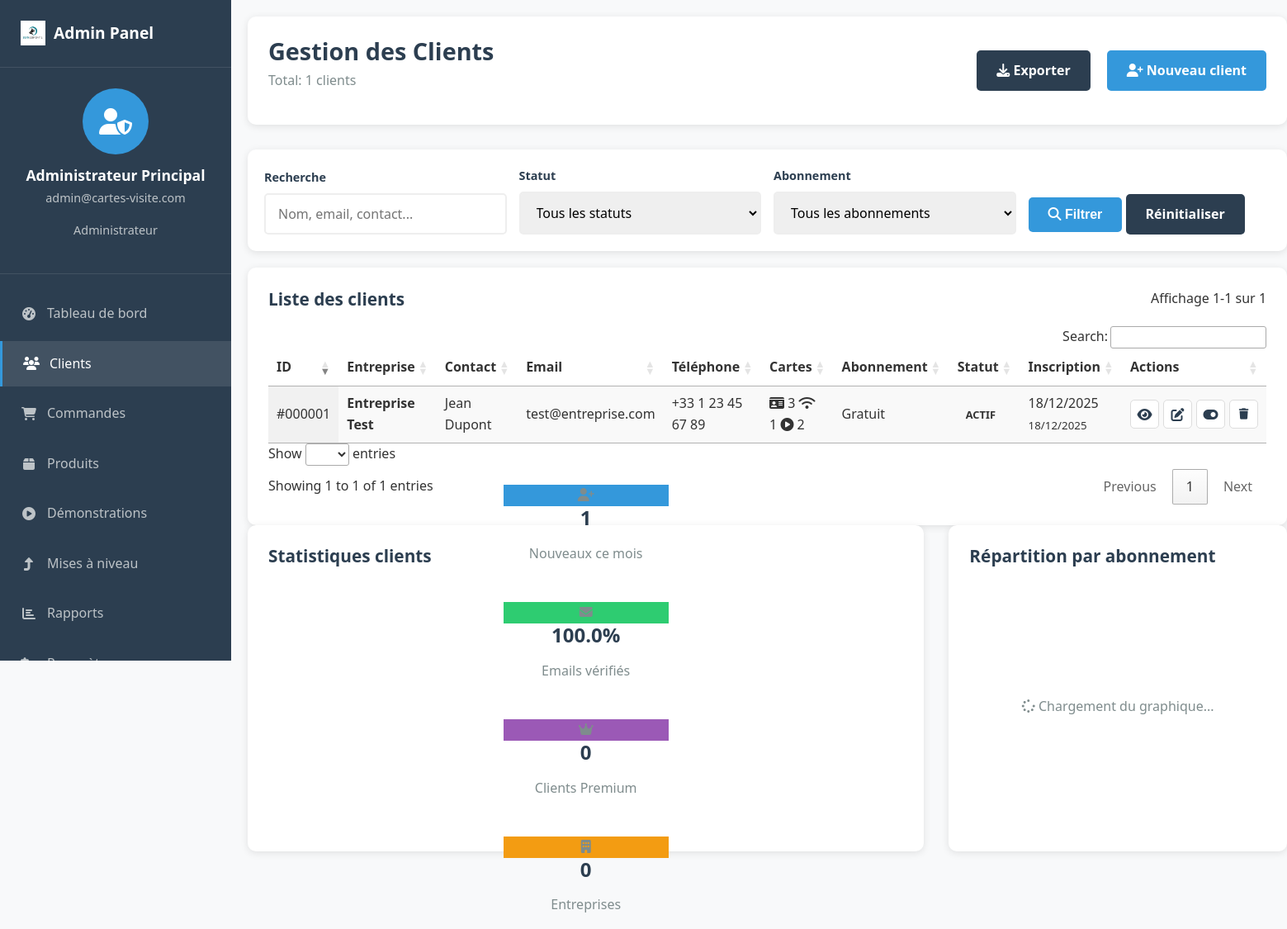
Page /admin/clients.php (signed in) on the committed database.
### tables this page shows
CREATE TABLE clients (
    id INT PRIMARY KEY AUTO_INCREMENT,
    company_name VARCHAR(100) NOT NULL,
    contact_person VARCHAR(100) NOT NULL,
    email VARCHAR(100) UNIQUE NOT NULL,
    password VARCHAR(255) NOT NULL,
    phone VARCHAR(20),
    address TEXT,
    city VARCHAR(50),
    postal_code VARCHAR(10),
    country VARCHAR(50) DEFAULT 'France',
    vat_number VARCHAR(50),
    subscription_type ENUM('free', 'basic', 'premium', 'enterprise') DEFAULT 'free',
    is_active BOOLEAN DEFAULT TRUE,
    email_verified BOOLEAN DEFAULT FALSE,
    verification_token VARCHAR(100),
    reset_token VARCHAR(100),
    reset_token_expiry DATETIME,
    last_login DATETIME,
    preferences JSON,
    created_at TIMESTAMP DEFAULT CURRENT_TIMESTAMP,
    updated_at TIMESTAMP DEFAULT CURRENT_TIMESTAMP ON UPDATE CURRENT_TIMESTAMP
);

### admin/clients.php (the view, shortened to what this page needs)
<?php
$db = Database::getInstance();
$page = isset($_GET['page']) ? max(1, intval($_GET['page'])) : 1;
$limit = 20;
$offset = ($page - 1) * $limit;
$search = $_GET['search'] ?? '';
$whereClauses = [];
$params = [];
$whereSQL = $whereClauses ? 'WHERE ' . implode(' AND ', $whereClauses) : '';
$countStmt = $db->prepare("SELECT COUNT(*) FROM clients $whereSQL");
$countStmt->execute($params);
$totalClients = $countStmt->fetchColumn();
$query = "
    SELECT c.*,
           (SELECT COUNT(*) FROM client_cards WHERE client_id = c.id) as total_cards,
           (SELECT COUNT(*) FROM client_cards WHERE client_id = c.id AND card_type = 'nfc') as nfc_cards,
           (SELECT COUNT(*) FROM demos WHERE client_id = c.id) as demo_requests,
           (SELECT MAX(created_at) FROM client_cards WHERE client_id = c.id) as last_order_date
    FROM clients c
    $whereSQL
    ORDER BY c.created_at DESC
    LIMIT ? OFFSET ?
";
$params[] = $limit;
$params[] = $offset;
$stmt = $db->prepare($query);
$stmt->execute($params);
$clients = $stmt->fetchAll();
?>
<!DOCTYPE html>
<html lang="fr">
<head>
    <link rel="stylesheet" href="../assets/css/style.css">
    <link rel="stylesheet" href="../assets/css/admin.css">
    <link rel="stylesheet" href="https://cdnjs.cloudflare.com/ajax/libs/font-awesome/6.4.0/css/all.min.css">
    <link rel="stylesheet" href="https://cdn.datatables.net/1.13.6/css/jquery.dataTables.min.css">
    <link rel="stylesheet" href="https://cdn.datatables.net/buttons/2.4.1/css/buttons.dataTables.min.css">
</head>
<body class="admin-dashboard">
    <div class="admin-sidebar">
        <div class="admin-sidebar-header">
            <a href="dashboard.php" class="logo">
                <img src="../assets/images/logo.png" alt="CartesVisitePro">
                <span>Admin Panel</span>
            </a>
        </div>
        <div class="admin-info">
            <div class="admin-avatar">
                <i class="fas fa-user-shield"></i>
            </div>
            <h3><?php echo htmlspecialchars($_SESSION['admin_name']); ?></h3>
            <p><?php echo htmlspecialchars($_SESSION['admin_email']); ?></p>
            <p class="admin-role">Administrateur</p>
        </div>
        <nav class="admin-sidebar-nav">
            <ul>
                <li><a href="dashboard.php"><i class="fas fa-tachometer-alt"></i> Tableau de bord</a></li>
                <li class="active"><a href="clients.php"><i class="fas fa-users"></i> Clients</a></li>
                <li><a href="orders.php"><i class="fas fa-shopping-cart"></i> Commandes</a></li>
                <li><a href="products.php"><i class="fas fa-box"></i> Produits</a></li>
                <li><a href="demos.php"><i class="fas fa-play-circle"></i> Démonstrations</a></li>
                <li><a href="upgrades.php"><i class="fas fa-level-up-alt"></i> Mises à niveau</a></li>
                <li><a href="reports.php"><i class="fas fa-chart-bar"></i> Rapports</a></li>
                <li><a href="settings.php"><i class="fas fa-cogs"></i> Paramètres</a></li>
            </ul>
        </nav>
    </div>
    <div class="admin-main-content">
        <header class="admin-header">
            <div class="admin-header-left">
                <h1>Gestion des Clients</h1>
                <p>Total: <?php echo $totalClients; ?> clients</p>
            </div>
            <div class="admin-header-right">
                <a href="clients.php?action=export" class="btn btn-secondary">
                    <i class="fas fa-download"></i> Exporter
                </a>
                <a href="client-add.php" class="btn btn-primary">
                    <i class="fas fa-user-plus"></i> Nouveau client
                </a>
            </div>
        </header>
        <div class="search-filter">
            <form method="GET" action="">
                <div class="form-group">
                    <label for="search">Recherche</label>
                    <input type="text" id="search" name="search" placeholder="Nom, email, contact..."
                           value="<?php echo htmlspecialchars($search); ?>">
                </div>
                <div class="form-group">
                    <label for="status">Statut</label>
                    <select id="status" name="status">
                        <option value="">Tous les statuts</option>
                    </select>
                </div>
                <div class="form-group">
                    <label for="subscription">Abonnement</label>
                    <select id="subscription" name="subscription">
                        <option value="">Tous les abonnements</option>
                    </select>
                </div>
                <div class="form-group">
                    <button type="submit" class="btn btn-primary">
                        <i class="fas fa-search"></i> Filtrer
                    </button>
                    <a href="clients.php" class="btn btn-secondary">Réinitialiser</a>
                </div>
            </form>
        </div>
        <div class="recent-table">
            <div class="table-header">
                <h3>Liste des clients</h3>
                <div class="table-actions">
                    <span class="table-info">
                        Affichage <?php echo min(($page-1)*$limit+1, $totalClients); ?>-<?php echo min($page*$limit, $totalClients); ?> sur <?php echo $totalClients; ?>
                    </span>
                </div>
            </div>
            <div class="table-container">
                <table id="clientsTable" class="display">
                    <thead>
                        <tr>
                            <th>ID</th>
                            <th>Entreprise</th>
                            <th>Contact</th>
                            <th>Email</th>
                            <th>Téléphone</th>
                            <th>Cartes</th>
                            <th>Abonnement</th>
                            <th>Statut</th>
                            <th>Inscription</th>
                            <th>Actions</th>
                        </tr>
                    </thead>
                    <tbody>
                        <?php foreach ($clients as $client): ?>
                            <tr>
                                <td>#<?php echo str_pad($client['id'], 6, '0', STR_PAD_LEFT); ?></td>
                                <td>
                                    <strong><?php echo htmlspecialchars($client['company_name']); ?></strong>
                                </td>
                                <td><?php echo htmlspecialchars($client['contact_person']); ?></td>
                                <td>
                                    <?php echo htmlspecialchars($client['email']); ?>
                                </td>
                                <td><?php echo htmlspecialchars($client['phone'] ?? '-'); ?></td>
                                <td>
                                    <div class="client-stats">
                                        <span class="stat-item" title="Total cartes">
                                            <i class="fas fa-id-card"></i> <?php echo $client['total_cards']; ?>
                                        </span>
                                        <span class="stat-item" title="Cartes NFC">
                                            <i class="fas fa-wifi"></i> <?php echo $client['nfc_cards']; ?>
                                        </span>
                                        <span class="stat-item" title="Démos">
                                            <i class="fas fa-play-circle"></i> <?php echo $client['demo_requests']; ?>
                                        </span>
                                    </div>
                                </td>
                                <td>
                                    <span class="badge badge-subscription-<?php echo $client['subscription_type']; ?>">
                                        <?php
                                        $subscription_labels = [
                                            'free' => 'Gratuit',
                                            'basic' => 'Basique',
                                            'premium' => 'Premium',
                                            'enterprise' => 'Entreprise'
                                        ];
                                        echo $subscription_labels[$client['subscription_type']] ?? $client['subscription_type'];
                                        ?>
                                    </span>
                                </td>
                                <td>
                                    <span class="status-badge <?php echo $client['is_active'] ? 'active' : 'inactive'; ?>">
                                        <?php echo $client['is_active'] ? 'Actif' : 'Inactif'; ?>
                                    </span>
                                </td>
                                <td>
                                    <?php echo date('d/m/Y', strtotime($client['created_at'])); ?>
                                    <?php if ($client['last_order_date']): ?>
                                        <br>
                                        <small title="Dernière commande">
                                            <?php echo date('d/m/Y', strtotime($client['last_order_date'])); ?>
                                        </small>
                                    <?php endif; ?>
                                </td>
                                <td>
                                    <div class="action-btn-group">
                                        <a href="client-view.php?id=<?php echo $client['id']; ?>" class="action-btn view" title="Voir">
                                            <i class="fas fa-eye"></i>
                                        </a>
                                        <a href="client-edit.php?id=<?php echo $client['id']; ?>" class="action-btn edit" title="Modifier">
                                            <i class="fas fa-edit"></i>
                                        </a>
                                        <a href="clients.php?action=toggle_active&id=<?php echo $client['id']; ?>"
                                           class="action-btn <?php echo $client['is_active'] ? 'deactivate' : 'activate'; ?>"
                                           title="<?php echo $client['is_active'] ? 'Désactiver' : 'Activer'; ?>"
                                           onclick="return confirm('<?php echo $client['is_active'] ? 'Désactiver' : 'Activer'; ?> ce client ?')">
                                            <i class="fas fa-<?php echo $client['is_active'] ? 'toggle-on' : 'toggle-off'; ?>"></i>
                                        </a>
                                        <button class="action-btn delete"
                                                title="Supprimer"
                                                onclick="deleteClient(<?php echo $client['id']; ?>, '<?php echo htmlspecialchars(addslashes($client['company_name'])); ?>')">
                                            <i class="fas fa-trash"></i>
                                        </button>
                                    </div>
                                </td>
                            </tr>
                        <?php endforeach; ?>
                    </tbody>
                </table>
            </div>
        </div>
        <div class="charts-container">
            <div class="chart-card">
                <div class="chart-header">
                    <h3>Statistiques clients</h3>
                </div>
                <div class="chart-body">
                    <div class="stats-grid">
                        <?php
                        $subscriptionStats = $db->query("
                            SELECT subscription_type, COUNT(*) as count
                            FROM clients
                            WHERE is_active = 1
                            GROUP BY subscription_type
                        ")->fetchAll(PDO::FETCH_KEY_PAIR);
                        $newClientsMonth = $db->query("
                            SELECT COUNT(*)
                            FROM clients
                            WHERE MONTH(created_at) = MONTH(CURRENT_DATE())
                            AND YEAR(created_at) = YEAR(CURRENT_DATE())
                        ")->fetchColumn();
                        $emailVerified = $db->query("SELECT COUNT(*) FROM clients WHERE email_verified = 1")->fetchColumn();
                        $emailVerificationRate = $totalClients > 0 ? ($emailVerified / $totalClients) * 100 : 0;
                        ?>
                        <div class="stat-card mini">
                            <div class="stat-icon" style="background-color: #3498db;">
                                <i class="fas fa-user-plus"></i>
                            </div>
                            <div class="stat-info">
                                <h3><?php echo $newClientsMonth; ?></h3>
                                <p>Nouveaux ce mois</p>
                            </div>
                        </div>
                        <div class="stat-card mini">
                            <div class="stat-icon" style="background-color: #2ecc71;">
                                <i class="fas fa-envelope"></i>
                            </div>
                            <div class="stat-info">
                                <h3><?php echo number_format($emailVerificationRate, 1); ?>%</h3>
                                <p>Emails vérifiés</p>
                            </div>
                        </div>
                        <div class="stat-card mini">
                            <div class="stat-icon" style="background-color: #9b59b6;">
                                <i class="fas fa-crown"></i>
                            </div>
                            <div class="stat-info">
                                <h3><?php echo $subscriptionStats['premium'] ?? 0; ?></h3>
                                <p>Clients Premium</p>
                            </div>
                        </div>
                        <div class="stat-card mini">
                            <div class="stat-icon" style="background-color: #f39c12;">
                                <i class="fas fa-building"></i>
                            </div>
                            <div class="stat-info">
                                <h3><?php echo $subscriptionStats['enterprise'] ?? 0; ?></h3>
                                <p>Entreprises</p>
                            </div>
                        </div>
                    </div>
                </div>
            </div>
            <div class="chart-card">
                <div class="chart-header">
                    <h3>Répartition par abonnement</h3>
                </div>
                <div class="chart-body">
                    <div class="subscription-chart" id="subscriptionChart">
                        <div class="loading">
                            <i class="fas fa-spinner fa-spin"></i> Chargement du graphique...
                        </div>
                    </div>
                </div>
            </div>
        </div>
    </div>
</body>
</html>

### rows in the picture
clients: id "000001", company_name "Entreprise Test", contact_person "Jean Dupont", email "test@entreprise.com", phone "+33 1 23 45 67 89", total_cards "3", nfc_cards "1", demo_requests "2", subscription_type "Gratuit", is_active "ACTIF", created_at "18/12/2025", last_order_date "18/12/2025"

### other values in the picture
$_SESSION['admin_name'] "Administrateur Principal"
$_SESSION['admin_email'] "admin@cartes-visite.com"
$totalClients "1"
min(($page-1)*$limit+1, $totalClients) "1"
min($page*$limit, $totalClients) "1"
$newClientsMonth "1"
$emailVerificationRate "100.0"
$subscriptionStats['premium'] "0"
$subscriptionStats['enterprise'] "0"
